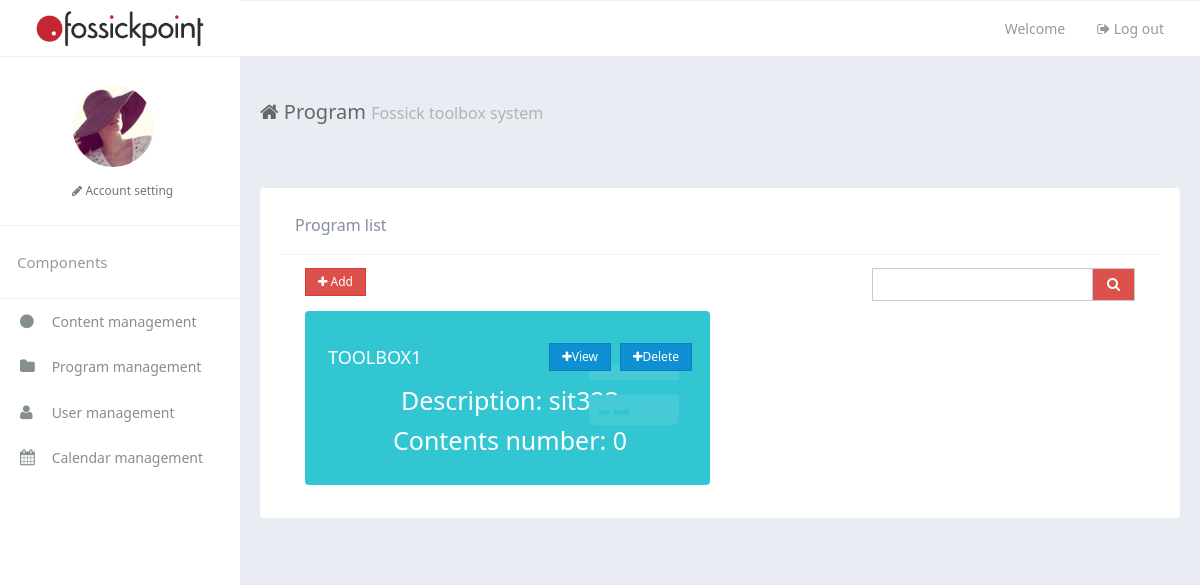
The page /toolbox/programs/ on the database as committed earlier.
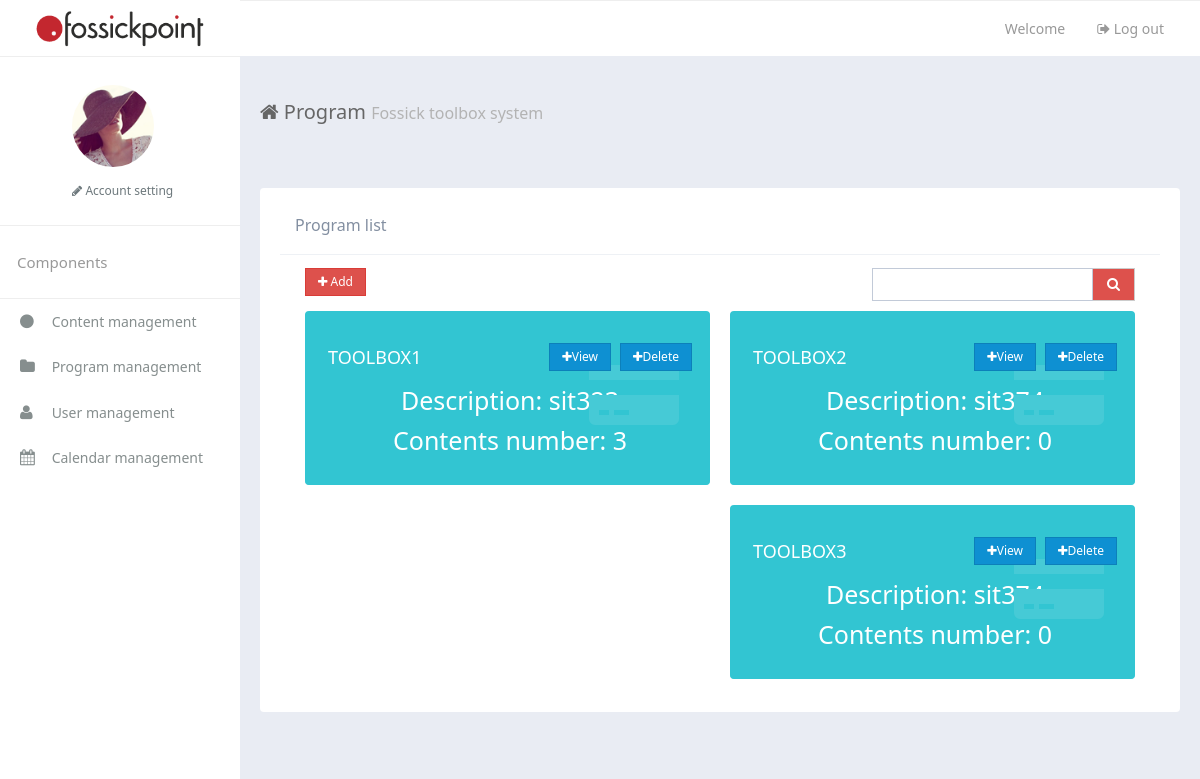
The same page on the database as committed later.
### toolbox/models.py (models this page shows)
class Program(models.Model):
    name = models.CharField(max_length=100)
    describe = models.CharField(max_length=200)
    contentsNumber = models.IntegerField(default=0)

### toolbox/views.py (the view, shortened to what this page needs)
def programs(request):
    programList = Program.objects.all().values()
    context = {'programList':programList}
    return render(request,"toolbox/programs.html", context)

### toolbox/templates/toolbox/programs.html (shortened to what this page needs)
{% extends 'toolbox/_base.html' %} {% load static %}
{% block title %} Program {% endblock %}
{% block main %}
<div class="row-content am-cf">
    <div class="row">
        <div class="am-u-sm-12 am-u-md-12 am-u-lg-12">
            <div class="widget am-cf">
                <div class="widget-head am-cf">
                    <div class="widget-title  am-cf">Program list</div>
                </div>
                <div class="widget-body">
                    <div>
                                    <div class="am-u-sm-12 am-u-md-12 am-u-lg-8">
                        <div class="am-form-group">
                            <div class="am-btn-toolbar">
                                <div class="am-btn-group am-btn-group-xs">
                                    <button type="button" class="am-btn am-btn-default am-btn-danger" id="add">
                                                    <span class="am-icon-plus"></span> Add</button>
                                </div>
                            </div>
                        </div>
                    </div>
                <form>
                                    <div class="am-u-sm-12 am-u-md-12 am-u-lg-4">
                        <div class="am-input-group am-input-group-sm tpl-form-border-form cl-p">
                            <input type="text" class="am-form-field" name="keywordSearch">
                            <span class="am-input-group-btn">
                                <button class="am-btn  am-btn-default am-btn-danger tpl-table-list-field am-icon-search" type="submit" ></button></span>
                        </div>
                    </div>
                    </form>
                        </div>
                    {% if programList %}
                        {% for program in programList %}
                                    <div class="am-u-sm-18 am-u-md-9 am-u-lg-6">
                                        <div class="widget widget-primary am-cf">
                                            <div class="widget-statistic-header" style="font-size:18px">
                            {{program.name}}
                                                <span class="am-btn-group am-btn-group-xs am-fr"  style="padding-left:40px">
                                    <button type="button" class="am-btn am-btn-primary" style="margin-right:10px" onclick="viewProgram('{{program.id}}')"><span class="am-icon-plus"></span>View</button>
                                    <button type="button" class="am-btn am-btn-primary"><span class="am-icon-plus"></span>Delete</button>
                                </span>
                        </div>
                        <div class="widget-statistic-body">
                            <div style="font-size:25px" align = "center">
                                Description: {{program.describe}}
                            </div>
                            <div style="font-size:25px" align = "center">
                                Contents number: {{program.contentsNumber}}
                            </div>
                            <span class="widget-statistic-icon am-icon-credit-card-alt"></span>
                        </div>
                                        </div>
                                    </div>
                        {% endfor %}
                    {% endif %}
</div>
        </div>
    </div>
</div>
{% endblock %}

Rows that differ between the two databases and show on the page:
changed Program "sit323": contentsNumber "0" → "3"
added Program: name "TOOLBOX2", describe "sit374", contentsNumber "0"
added Program: name "TOOLBOX3", describe "sit374", contentsNumber "0"
